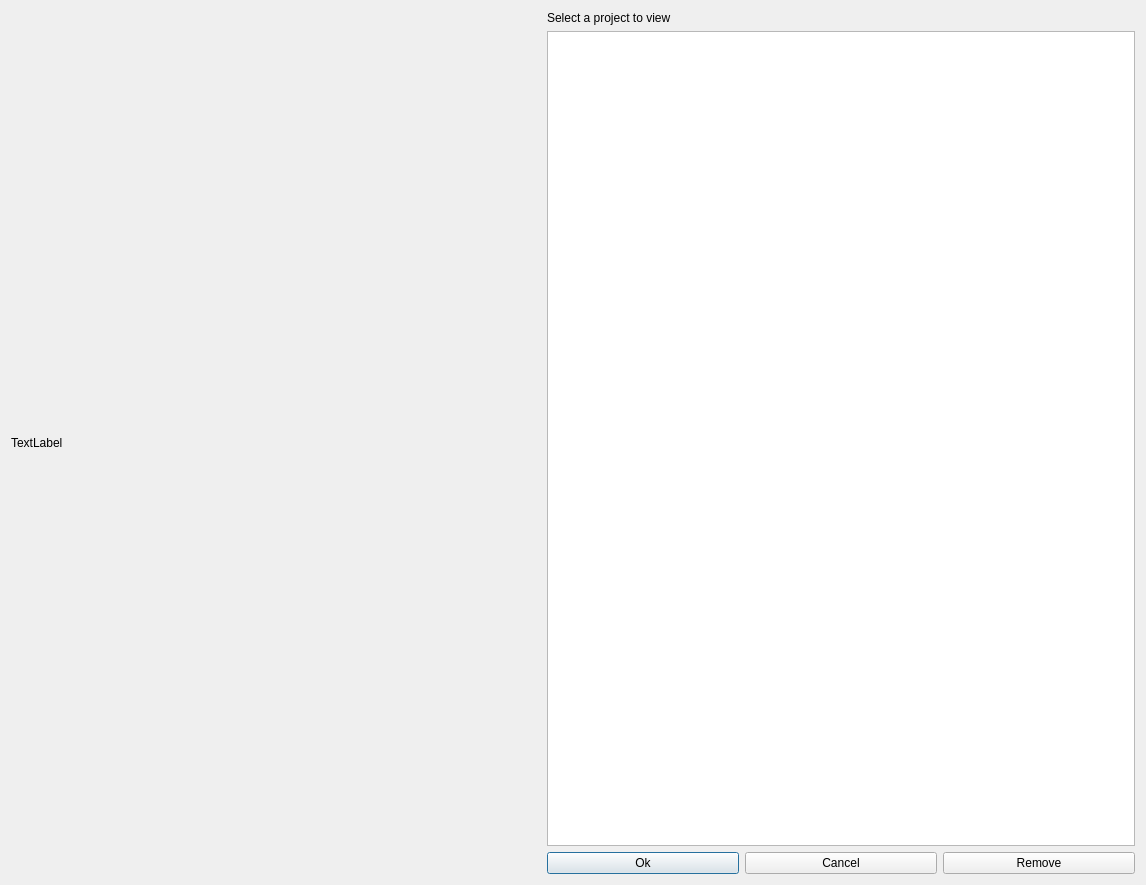
<?xml version="1.0" encoding="UTF-8"?>
<ui version="4.0">
 <class>ViewProjectsWindow</class>
 <widget class="QDialog" name="ViewProjectsWindow">
  <property name="geometry">
   <rect>
    <x>0</x>
    <y>0</y>
    <width>1146</width>
    <height>885</height>
   </rect>
  </property>
  <property name="windowTitle">
   <string>Dialog</string>
  </property>
  <layout class="QHBoxLayout" name="horizontalLayout_2" stretch="90,100">
   <item>
    <widget class="QLabel" name="lbl_poster">
     <property name="text">
      <string>TextLabel</string>
     </property>
     <property name="scaledContents">
      <bool>true</bool>
     </property>
    </widget>
   </item>
   <item>
    <layout class="QVBoxLayout" name="verticalLayout">
     <item>
      <widget class="QLabel" name="label">
       <property name="text">
        <string>Select a project to view</string>
       </property>
      </widget>
     </item>
     <item>
      <widget class="QListWidget" name="lst_Projects"/>
     </item>
     <item>
      <layout class="QHBoxLayout" name="horizontalLayout">
       <item>
        <widget class="QPushButton" name="btn_Ok">
         <property name="text">
          <string>Ok</string>
         </property>
        </widget>
       </item>
       <item>
        <widget class="QPushButton" name="btn_Cancel">
         <property name="text">
          <string>Cancel</string>
         </property>
        </widget>
       </item>
       <item>
        <widget class="QPushButton" name="pushButton">
         <property name="text">
          <string>Remove</string>
         </property>
        </widget>
       </item>
      </layout>
     </item>
    </layout>
   </item>
  </layout>
 </widget>
 <resources/>
 <connections/>
</ui>
